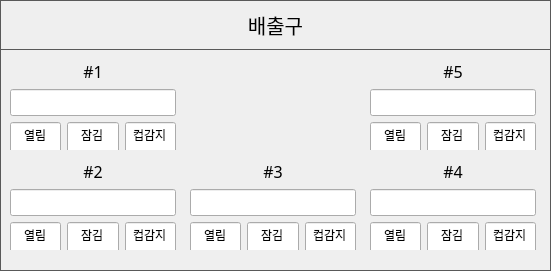
    <widget class="QFrame" name="FRAME_OUTLET">
     <property name="geometry">
      <rect>
       <x>120</x>
       <y>690</y>
       <width>551</width>
       <height>271</height>
      </rect>
     </property>
     <property name="styleSheet">
      <string notr="true">QFrame { 
   border: 1px solid #595959 
} 
QLabel {
	font: 12pt &quot;함초롬돋움&quot;;
}
QPushButton {
	border:1px solid #595959;
	font: 15pt &quot;함초롬돋움&quot;; 
}
QLineEdit {
	font: 11pt &quot;함초롬돋움&quot;;
}</string>
     </property>
     <property name="frameShape">
      <enum>QFrame::StyledPanel</enum>
     </property>
     <property name="frameShadow">
      <enum>QFrame::Raised</enum>
     </property>
     <widget class="QPushButton" name="BTN_DEV_INFO_OUTLET">
      <property name="geometry">
       <rect>
        <x>0</x>
        <y>0</y>
        <width>551</width>
        <height>50</height>
       </rect>
      </property>
      <property name="font">
       <font>
        <family>함초롬돋움</family>
        <pointsize>15</pointsize>
        <weight>50</weight>
        <italic>false</italic>
        <bold>false</bold>
       </font>
      </property>
      <property name="text">
       <string>배출구</string>
      </property>
     </widget>
     <widget class="QWidget" name="gridLayoutWidget">
      <property name="geometry">
       <rect>
        <x>10</x>
        <y>60</y>
        <width>166</width>
        <height>90</height>
       </rect>
      </property>
      <layout class="QGridLayout" name="gridLayout_2">
       <item row="2" column="2">
        <widget class="QLineEdit" name="LE_OUTLET_CUP_DETECT_1">
         <property name="minimumSize">
          <size>
           <width>0</width>
           <height>31</height>
          </size>
         </property>
         <property name="text">
          <string>컵감지</string>
         </property>
         <property name="alignment">
          <set>Qt::AlignCenter</set>
         </property>
         <property name="readOnly">
          <bool>true</bool>
         </property>
        </widget>
       </item>
       <item row="0" column="0" colspan="3">
        <widget class="QLabel" name="label_21">
         <property name="font">
          <font>
           <family>함초롬돋움</family>
           <pointsize>12</pointsize>
           <weight>50</weight>
           <italic>false</italic>
           <bold>false</bold>
          </font>
         </property>
         <property name="styleSheet">
          <string notr="true">QLabel{ 
   border: 0px solid
} </string>
         </property>
         <property name="text">
          <string>#1</string>
         </property>
         <property name="alignment">
          <set>Qt::AlignCenter</set>
         </property>
        </widget>
       </item>
       <item row="2" column="0">
        <widget class="QLineEdit" name="LE_OUTLET_DOOR_OPEN_1">
         <property name="minimumSize">
          <size>
           <width>0</width>
           <height>31</height>
          </size>
         </property>
         <property name="text">
          <string>열림</string>
         </property>
         <property name="alignment">
          <set>Qt::AlignCenter</set>
         </property>
         <property name="readOnly">
          <bool>true</bool>
         </property>
        </widget>
       </item>
       <item row="2" column="1">
        <widget class="QLineEdit" name="LE_OUTLET_DOOR_LOCK_1">
         <property name="minimumSize">
          <size>
           <width>0</width>
           <height>31</height>
          </size>
         </property>
         <property name="text">
          <string>잠김</string>
         </property>
         <property name="alignment">
          <set>Qt::AlignCenter</set>
         </property>
         <property name="readOnly">
          <bool>true</bool>
         </property>
        </widget>
       </item>
       <item row="1" column="0" colspan="3">
        <widget class="QLineEdit" name="LE_OUTLET_PIN_1">
         <property name="font">
          <font>
           <family>함초롬돋움</family>
           <pointsize>11</pointsize>
           <weight>50</weight>
           <italic>false</italic>
           <bold>false</bold>
          </font>
         </property>
         <property name="alignment">
          <set>Qt::AlignCenter</set>
         </property>
        </widget>
       </item>
      </layout>
     </widget>
     <widget class="QWidget" name="gridLayoutWidget_2">
      <property name="geometry">
       <rect>
        <x>10</x>
        <y>160</y>
        <width>166</width>
        <height>90</height>
       </rect>
      </property>
      <layout class="QGridLayout" name="gridLayout_3">
       <item row="0" column="0" colspan="3">
        <widget class="QLabel" name="label_22">
         <property name="font">
          <font>
           <family>함초롬돋움</family>
           <pointsize>12</pointsize>
           <weight>50</weight>
           <italic>false</italic>
           <bold>false</bold>
          </font>
         </property>
         <property name="styleSheet">
          <string notr="true">QLabel{ 
   border: 0px solid
} </string>
         </property>
         <property name="text">
          <string>#2</string>
         </property>
         <property name="alignment">
          <set>Qt::AlignCenter</set>
         </property>
        </widget>
       </item>
       <item row="2" column="1">
        <widget class="QLineEdit" name="LE_OUTLET_DOOR_LOCK_2">
         <property name="minimumSize">
          <size>
           <width>0</width>
           <height>31</height>
          </size>
         </property>
         <property name="text">
          <string>잠김</string>
         </property>
         <property name="alignment">
          <set>Qt::AlignCenter</set>
         </property>
         <property name="readOnly">
          <bool>true</bool>
         </property>
        </widget>
       </item>
       <item row="2" column="0">
        <widget class="QLineEdit" name="LE_OUTLET_DOOR_OPEN_2">
         <property name="minimumSize">
          <size>
           <width>0</width>
           <height>31</height>
          </size>
         </property>
         <property name="text">
          <string>열림</string>
         </property>
         <property name="alignment">
          <set>Qt::AlignCenter</set>
         </property>
         <property name="readOnly">
          <bool>true</bool>
         </property>
        </widget>
       </item>
       <item row="2" column="2">
        <widget class="QLineEdit" name="LE_OUTLET_CUP_DETECT_2">
         <property name="minimumSize">
          <size>
           <width>0</width>
           <height>31</height>
          </size>
         </property>
         <property name="text">
          <string>컵감지</string>
         </property>
         <property name="alignment">
          <set>Qt::AlignCenter</set>
         </property>
         <property name="readOnly">
          <bool>true</bool>
         </property>
        </widget>
       </item>
       <item row="1" column="0" colspan="3">
        <widget class="QLineEdit" name="LE_OUTLET_PIN_2">
         <property name="font">
          <font>
           <family>함초롬돋움</family>
           <pointsize>11</pointsize>
           <weight>50</weight>
           <italic>false</italic>
           <bold>false</bold>
          </font>
         </property>
         <property name="alignment">
          <set>Qt::AlignCenter</set>
         </property>
        </widget>
       </item>
      </layout>
     </widget>
     <widget class="QWidget" name="gridLayoutWidget_3">
      <property name="geometry">
       <rect>
        <x>190</x>
        <y>160</y>
        <width>166</width>
        <height>90</height>
       </rect>
      </property>
      <layout class="QGridLayout" name="gridLayout_4">
       <item row="2" column="1">
        <widget class="QLineEdit" name="LE_OUTLET_DOOR_LOCK_3">
         <property name="minimumSize">
          <size>
           <width>0</width>
           <height>31</height>
          </size>
         </property>
         <property name="text">
          <string>잠김</string>
         </property>
         <property name="alignment">
          <set>Qt::AlignCenter</set>
         </property>
         <property name="readOnly">
          <bool>true</bool>
         </property>
        </widget>
       </item>
       <item row="2" column="0">
        <widget class="QLineEdit" name="LE_OUTLET_DOOR_OPEN_3">
         <property name="minimumSize">
          <size>
           <width>0</width>
           <height>31</height>
          </size>
         </property>
         <property name="text">
          <string>열림</string>
         </property>
         <property name="alignment">
          <set>Qt::AlignCenter</set>
         </property>
         <property name="readOnly">
          <bool>true</bool>
         </property>
        </widget>
       </item>
       <item row="0" column="0" colspan="3">
        <widget class="QLabel" name="label_23">
         <property name="font">
          <font>
           <family>함초롬돋움</family>
           <pointsize>12</pointsize>
           <weight>50</weight>
           <italic>false</italic>
           <bold>false</bold>
          </font>
         </property>
         <property name="styleSheet">
          <string notr="true">QLabel{ 
   border: 0px solid
} </string>
         </property>
         <property name="text">
          <string>#3</string>
         </property>
         <property name="alignment">
          <set>Qt::AlignCenter</set>
         </property>
        </widget>
       </item>
       <item row="2" column="2">
        <widget class="QLineEdit" name="LE_OUTLET_CUP_DETECT_3">
         <property name="minimumSize">
          <size>
           <width>0</width>
           <height>31</height>
          </size>
         </property>
         <property name="text">
          <string>컵감지</string>
         </property>
         <property name="alignment">
          <set>Qt::AlignCenter</set>
         </property>
         <property name="readOnly">
          <bool>true</bool>
         </property>
        </widget>
       </item>
       <item row="1" column="0" colspan="3">
        <widget class="QLineEdit" name="LE_OUTLET_PIN_3">
         <property name="font">
          <font>
           <family>함초롬돋움</family>
           <pointsize>11</pointsize>
           <weight>50</weight>
           <italic>false</italic>
           <bold>false</bold>
          </font>
         </property>
         <property name="alignment">
          <set>Qt::AlignCenter</set>
         </property>
        </widget>
       </item>
      </layout>
     </widget>
     <widget class="QWidget" name="gridLayoutWidget_4">
      <property name="geometry">
       <rect>
        <x>370</x>
        <y>160</y>
        <width>166</width>
        <height>90</height>
       </rect>
      </property>
      <layout class="QGridLayout" name="gridLayout_5">
       <item row="2" column="2">
        <widget class="QLineEdit" name="LE_OUTLET_CUP_DETECT_4">
         <property name="minimumSize">
          <size>
           <width>0</width>
           <height>31</height>
          </size>
         </property>
         <property name="text">
          <string>컵감지</string>
         </property>
         <property name="alignment">
          <set>Qt::AlignCenter</set>
         </property>
         <property name="readOnly">
          <bool>true</bool>
         </property>
        </widget>
       </item>
       <item row="2" column="1">
        <widget class="QLineEdit" name="LE_OUTLET_DOOR_LOCK_4">
         <property name="minimumSize">
          <size>
           <width>0</width>
           <height>31</height>
          </size>
         </property>
         <property name="text">
          <string>잠김</string>
         </property>
         <property name="alignment">
          <set>Qt::AlignCenter</set>
         </property>
         <property name="readOnly">
          <bool>true</bool>
         </property>
        </widget>
       </item>
       <item row="2" column="0">
        <widget class="QLineEdit" name="LE_OUTLET_DOOR_OPEN_4">
         <property name="minimumSize">
          <size>
           <width>0</width>
           <height>31</height>
          </size>
         </property>
         <property name="text">
          <string>열림</string>
         </property>
         <property name="alignment">
          <set>Qt::AlignCenter</set>
         </property>
         <property name="readOnly">
          <bool>true</bool>
         </property>
        </widget>
       </item>
       <item row="1" column="0" colspan="3">
        <widget class="QLineEdit" name="LE_OUTLET_PIN_4">
         <property name="font">
          <font>
           <family>함초롬돋움</family>
           <pointsize>11</pointsize>
           <weight>50</weight>
           <italic>false</italic>
           <bold>false</bold>
          </font>
         </property>
         <property name="alignment">
          <set>Qt::AlignCenter</set>
         </property>
        </widget>
       </item>
       <item row="0" column="0" colspan="3">
        <widget class="QLabel" name="label_24">
         <property name="font">
          <font>
           <family>함초롬돋움</family>
           <pointsize>12</pointsize>
           <weight>50</weight>
           <italic>false</italic>
           <bold>false</bold>
          </font>
         </property>
         <property name="styleSheet">
          <string notr="true">QLabel{ 
   border: 0px solid
} </string>
         </property>
         <property name="text">
          <string>#4</string>
         </property>
         <property name="alignment">
          <set>Qt::AlignCenter</set>
         </property>
        </widget>
       </item>
      </layout>
     </widget>
     <widget class="QWidget" name="gridLayoutWidget_5">
      <property name="geometry">
       <rect>
        <x>370</x>
        <y>60</y>
        <width>166</width>
        <height>90</height>
       </rect>
      </property>
      <layout class="QGridLayout" name="gridLayout_14">
       <item row="0" column="0" colspan="3">
        <widget class="QLabel" name="label_25">
         <property name="font">
          <font>
           <family>함초롬돋움</family>
           <pointsize>12</pointsize>
           <weight>50</weight>
           <italic>false</italic>
           <bold>false</bold>
          </font>
         </property>
         <property name="styleSheet">
          <string notr="true">QLabel{ 
   border: 0px solid
} </string>
         </property>
         <property name="text">
          <string>#5</string>
         </property>
         <property name="alignment">
          <set>Qt::AlignCenter</set>
         </property>
        </widget>
       </item>
       <item row="2" column="0">
        <widget class="QLineEdit" name="LE_OUTLET_DOOR_OPEN_5">
         <property name="minimumSize">
          <size>
           <width>0</width>
           <height>31</height>
          </size>
         </property>
         <property name="text">
          <string>열림</string>
         </property>
         <property name="alignment">
          <set>Qt::AlignCenter</set>
         </property>
         <property name="readOnly">
          <bool>true</bool>
         </property>
        </widget>
       </item>
       <item row="2" column="1">
        <widget class="QLineEdit" name="LE_OUTLET_DOOR_LOCK_5">
         <property name="minimumSize">
          <size>
           <width>0</width>
           <height>31</height>
          </size>
         </property>
         <property name="text">
          <string>잠김</string>
         </property>
         <property name="alignment">
          <set>Qt::AlignCenter</set>
         </property>
         <property name="readOnly">
          <bool>true</bool>
         </property>
        </widget>
       </item>
       <item row="2" column="2">
        <widget class="QLineEdit" name="LE_OUTLET_CUP_DETECT_5">
         <property name="minimumSize">
          <size>
           <width>0</width>
           <height>31</height>
          </size>
         </property>
         <property name="text">
          <string>컵감지</string>
         </property>
         <property name="alignment">
          <set>Qt::AlignCenter</set>
         </property>
         <property name="readOnly">
          <bool>true</bool>
         </property>
        </widget>
       </item>
       <item row="1" column="0" colspan="3">
        <widget class="QLineEdit" name="LE_OUTLET_PIN_5">
         <property name="font">
          <font>
           <family>함초롬돋움</family>
           <pointsize>11</pointsize>
           <weight>50</weight>
           <italic>false</italic>
           <bold>false</bold>
          </font>
         </property>
         <property name="alignment">
          <set>Qt::AlignCenter</set>
         </property>
        </widget>
       </item>
      </layout>
     </widget>
    </widget>
